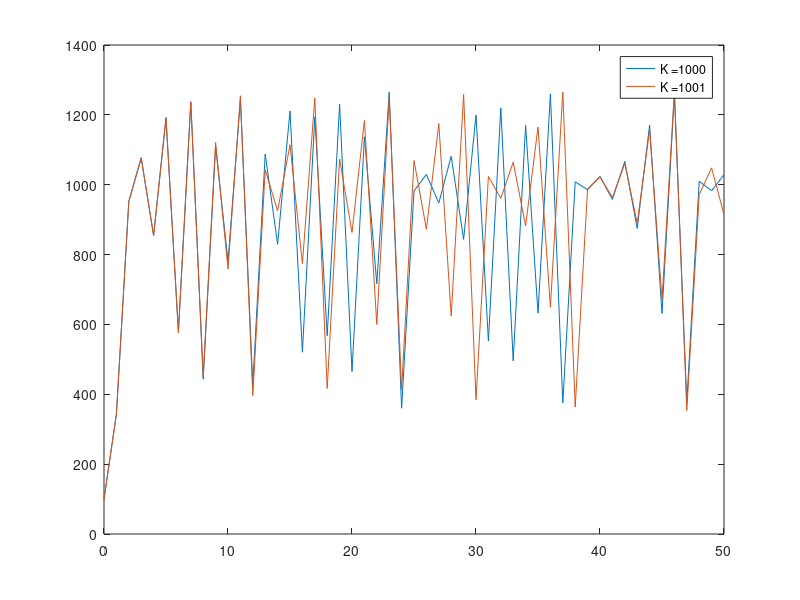

Write MATLAB code to recreate this figure.
%% 
clc;clear;

%% 
N = 50;
r = 2.7; 
Kmax = 1000; 
x0 = 100; 

x = zeros(N,1); 
t = zeros(N,1); 

x(1) = x0; 
t(1) = 0; 

leg_str = {};

for j = 1000:1001
    K = j;
    for n=1:N
        t(n+1) = n; 
        x(n+1) = x(n) + r*x(n)*(1 - x(n)/K); 
    end
    leg_str = horzcat(leg_str, ['K =',num2str(j)]);     % concat legend str    
    plot(t, x, '-');  hold on;    
end

legend(leg_str);
axis([0, N, 0, Kmax*1.4]); 
